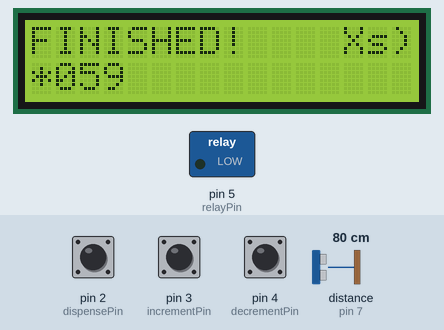
This sketch was run on a simulated Arduino Uno, built with avr-gcc and run on an emulated ATmega328P. On the bench: 16×2 character LCD, switched loads named in the sketch (green lamp = pin HIGH). Inputs (shaded band) come from the test bench; at power-on: pin 2 (dispensePin) HIGH, pin 3 (incrementPin) HIGH, pin 4 (decrementPin) HIGH, distance to the obstacle (sensor on pin 7) 80 cm. The echo pulse lasts 58.3 µs per cm.

Above: at 1.2 s.
1.3 s: pin 2 (dispensePin) pulled LOW for 3.2 s
At 2.1 s:
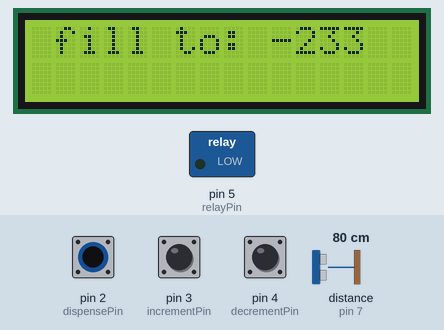
5.1 s: pin 2 (dispensePin) pulled LOW for 1 s
At 6.7 s:
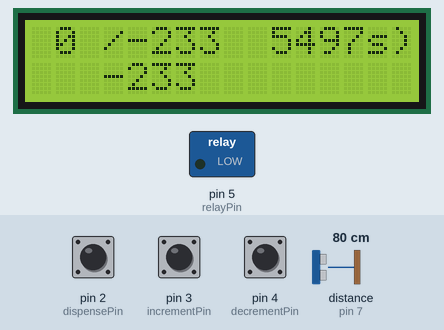
9.2 s: pin 2 (dispensePin) pulsed LOW 5 times (0.12 s each, 0.3 s apart)
At 11.4 s:
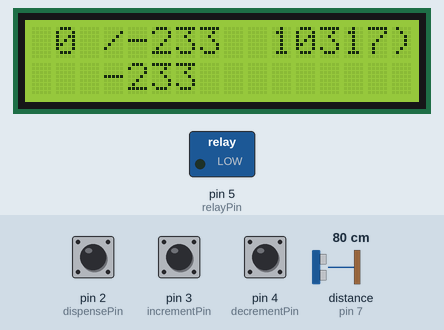

Measured:
- after the input at 1.3 s, the display: changes after 0.10 s (image 1)
- after the input at 5.1 s, the display: first differs from a run without the input after 0.62 s (image 2 shows a later state)
- after the input at 9.2 s, the display: first changes after 0.05 s (image 3 shows a later state)
- what the display in image 2 shows lasts 1.0 s, from 6.2 s to 7.2 s

The sketch:

water_dispenser.ino
```cpp
// arduino-based automatic water dispenser control`

#include <EEPROM.h>  // non-volatile storage
#include <LiquidCrystal.h>
// #include <Wire.h>
#include "SR04.h"

/******** ultrasonic sensor setup *********/

#define TRIG_PIN 7
#define ECHO_PIN 6
SR04 sr04 = SR04(ECHO_PIN,TRIG_PIN);
int range;     // measured distance to ultrasonic sensor

/******* digital pins *********/

// const int calButtonPin = 2; // calibration button
const int incrementPin = 3; // increment selected value
const int decrementPin = 4; // decrement selected value
const int dispensePin  = 2; // start dispensing
const int relayPin     = 5; // relay trigger

/******* constants ********/

const int HEIGHTOFFSET = 2;    // dist lower than rim
// const int UNCAL_HEIGHT = 20;   // starting height
const int MAX_RANGE    = 22;   // max dist in cm b/t sensor and empty surface
const int AVE_FACTOR   = 30;   // number of cycles to average before stopping
const int DELAY        = 1000; // flow water for DELAY MS after stop height
const int BUTTON_DELAY = 250;  // ms button press interval
const int ACTIVE_DELAY = 250;  // how often to check sensor data when dispensing
const int IDLE_DELAY   = 1000; // how often to check sensor when idle
const int DEBOUNCE     = 25;   // how long to wait before proceeding

/******* variables ********/

volatile long loops = 0;    // number of loops

int aveArray[AVE_FACTOR];         // array to store distances to average over
int average = MAX_RANGE;          // will start dispensing right away
int stopHeight = EEPROM.read(0);  // get last stored value for stop height
int dispenseStartTime = 0;        // ms value at start of dispensing
int dispenseElapsedTime = 0;      // container for keeping track of time taken to dispense

volatile bool dispensing = false;  // dispensing toggle state
volatile bool full       = false;  // has the cup reached full point this cyle
// volatile bool idle       = true;   // have we entered into idle state

///////////////////////// LCD display //////////////////////////////////////////////////////

// initialize the library with the numbers of the interface pins
LiquidCrystal lcd(9, 8, 13, 12, 11, 10);

void clearRange(int col, int row, int num){
  // clear [num] number of characters from starting row/col
  lcd.setCursor(col, row);
  for (int i = 0; i < num; i++){
    lcd.print(" ");
  }
}


void displaySetPoint(){
    // display stop distance set point
    clearRange(10, 1, 3);
    lcd.setCursor(10, 1);
    lcd.print(stopHeight);
}


int waterLevel(int distFromSensor){
  // convert from range to water level

  return MAX_RANGE - distFromSensor;
}

void insertSetPoint(int col, int row){
    // inserts the current set point at location specified

    // // water level from base
    // int waterLevel = MAX_RANGE - stopHeight;

    clearRange(col, row, 2);
    lcd.setCursor(col, row);
    lcd.print(waterLevel(stopHeight));
}


void staticLine (int line) {
  // prints static line of text on LCD

  switch (line) {

    case 0:
      // static text while dispensing
      lcd.clear();
      lcd.print(" XX/YYcm  (TTTs)");
      //         0123456789ABCDEF
      // lcd.setCursor(0, 1);
      // lcd.print("-- ZZcm to go --");
      break;
    case 1:
      // static text for idle state
      lcd.clear();
      lcd.print(" fill to: XXcm");
      //         0123456789ABCDEF
      // lcd.setCursor(0, 1);
      // lcd.print("(currently YYcm)");
      // //         0123456789ABCDEF
      break;
  }

}


void stopMessage(int counter){
  /* Message displayed after dispensing has stopped

    args:  counter - set by external program loop and
                     serves to animate the sequence
  */
  if (counter == 0){
    // only write the top line once
    lcd.clear();
    lcd.print("FINISHED! (XXXs)");
    //         0123456789ABCDEF
    // add the elapsed time to message
    clearRange(10, 0, 3);
    lcd.setCursor(0, 11);
    lcd.print(dispenseElapsedTime);
  }
  int col = counter % 32;
  int prevCol = (16 + (col)) % 32;
  lcd.setCursor(prevCol, 1);
  lcd.print(" ");
  lcd.setCursor(col, 1);
  lcd.print("*");
  delay(20);
}


void printVariables(){
  // updates LCD display with calculated variables
  // using the correct formatting

  // convert distance to sensor to fill height
  int fillHeight = MAX_RANGE - average;

  // display the current fill height
  clearRange(1, 0, 2);
  lcd.setCursor(1, 0);
  lcd.print(fillHeight);

  // display stop distance
  clearRange(4, 0, 2);
  lcd.setCursor(4, 0);
  lcd.print(waterLevel(stopHeight));

  // display remaining fill distance
  int remaining = average - stopHeight;
  clearRange(3, 1 , 2);
  lcd.setCursor(3, 1);
  lcd.print(remaining);

  // display elapsed time
  clearRange(11, 0, 3);
  lcd.setCursor(10, 0);
  lcd.print(dispenseElapsedTime);
}


void resetAveArray() {
  // initialize array to store readings for averaging
  for (int i = 0; i < AVE_FACTOR; i++) {
    aveArray[i] = MAX_RANGE;  // allows start right away
    // Serial.println(aveArray[i]);
  }
}


void idleState()
{
  // lcd.clear();
  // lcd.print("STOPPED");

  // write the static display text to screen
  staticLine(1);

  // displaySetPoint();
  insertSetPoint(10, 0);

  while (dispensing == false){

    if (digitalRead(incrementPin) == LOW){
      // decreases water height (increases distance)
      stopHeight++;
      insertSetPoint(10, 0);
      delay(BUTTON_DELAY);
    } else if (digitalRead(decrementPin) == LOW) {
      // increases water height (decreases distance)
      stopHeight--;
      insertSetPoint(10, 0);
      delay(BUTTON_DELAY);
    } else if (digitalRead(dispensePin) == HIGH){
      // hop out to dispense again
      dispensing = true;
      // allow time to debounce to prevent state flipping
      delay(DEBOUNCE);
    }

  }

  // allows for flow to start right away
  resetAveArray();

  // reset LCD display with static info
  staticLine(0);

}


void dispensingState()
{
  // determines behavior when water is dispensing

  // measure range to water surface
  range = sr04.Distance();

  /********************* averaging routine ***********************/

  if (range >= (MAX_RANGE + 1)){
    // skip this loop calculation due to errant data
    // we'll essentially recalculate same thing from last cycle
    loops--;
  } else {
    // add current range to average
    aveArray[loops % AVE_FACTOR] = range;
  }

  int sum = 0;

  // sum the last AVE_FACTOR number of datapoints
  for (int i = 0; i < AVE_FACTOR; i++) {
    sum += aveArray[i];
  }

  // average range, excluding spurrious readings that were
  // larger than largest possible cup size
  average = sum / AVE_FACTOR;

  /****************** end of averaging routine ***********************/

  // update LCD display with new data
  printVariables();

  // check to see if water is a desired height and keep filling
  // if it's not
  if ((average >= stopHeight) && (dispensing == true)) {
    /* keep dispensing, water hasn't reached stop height yet
        - distance is measured from above the cup and from the sensor
        - water level is higher when the range to sensor is smaller
        -> if ave range > stopHeight, the water level is lower than
           where we want it to stop (reverse of what you might expect)
    */

    digitalWrite(relayPin, HIGH);  // keep switch on

    // record the elapsed time
    dispenseElapsedTime = millis() - dispenseStartTime;
  } else if ((average < stopHeight) && (dispensing == true)) {
    /* water level is at stop height and should continue
        to flow a bit longer to ensure average value remains
        below stopHeight to avoid erratic water dispensing
    */
    // dispensing = false;
    full = true;      // cup is now full
    loops = 0;        // to get "full" animated message to work
    delay(DELAY);

    // record the elapsed time
    dispenseElapsedTime = millis() - dispenseStartTime;

    // turn off fridge water flow using relay
    digitalWrite(relayPin, LOW);

    // save this current fill level to non-volatile memory
    byte value = stopHeight;
    EEPROM.update(0, value);  // (address, byte value)

    stopMessage(loops);
  }

  // sensor needs time to reset
  delay(100);

}


void setup() {
  // Serial.begin(115200);

  // // wait for serial port to open on native usb devices
  // while (!Serial) {
  //   delay(1);
  // }

  // set up the LCD's number of columns and rows:
  lcd.begin(16, 2);
  //         0123456789ABCDEF

  // clear LCD and display static text
  staticLine(0);

  //***************** button setup **************************//

  // pinMode(calButtonPin, INPUT_PULLUP);
  pinMode(incrementPin, INPUT_PULLUP);
  pinMode(decrementPin, INPUT_PULLUP);
  pinMode(dispensePin, INPUT_PULLUP);
  // controls water flow
  pinMode(relayPin, OUTPUT);

  // make sure water isn't flowing until we want it to flow
  digitalWrite(relayPin, LOW);

  // // interrupt when calibration button is pressed
  // attachInterrupt(digitalPinToInterrupt(dispensePin), dispenserButton, LOW);

  resetAveArray();

  dispensing = false;
}

void loop() {
  // check to see if toggle state has changed
  if ((digitalRead(dispensePin) == HIGH) && (dispensing == false)){
    // if toggle is on and we aren't dispensing, start dispensing
    dispensing = true;

    // start the elapsed time counter
    dispenseStartTime = millis();

    // allow time to debounce to prevent state flipping
    delay(DEBOUNCE);
  } else if (digitalRead(dispensePin) == LOW){
    // stop dispensing if the toggle switch is flipped low
    dispensing = false;
    full = false;  // reset to fill again
    delay(DEBOUNCE);
  }

  // check to see if dispense toggle is on and switch to
  // an idle state if we are no longer dispensing
  if (full == true){
    stopMessage(loops);
    delay(100);
  } else if (dispensing == false){
    // make sure water isn't flowing until we want it to
    digitalWrite(relayPin, LOW);
    idleState();
  } else if (dispensing == true){
    dispensingState();
  }

  // loop count required for averaging routine above
  // also animates the "finished" display
  if (loops <= 10000) {
    loops++;
  } else {
    loops = 0;
  }

}
```
